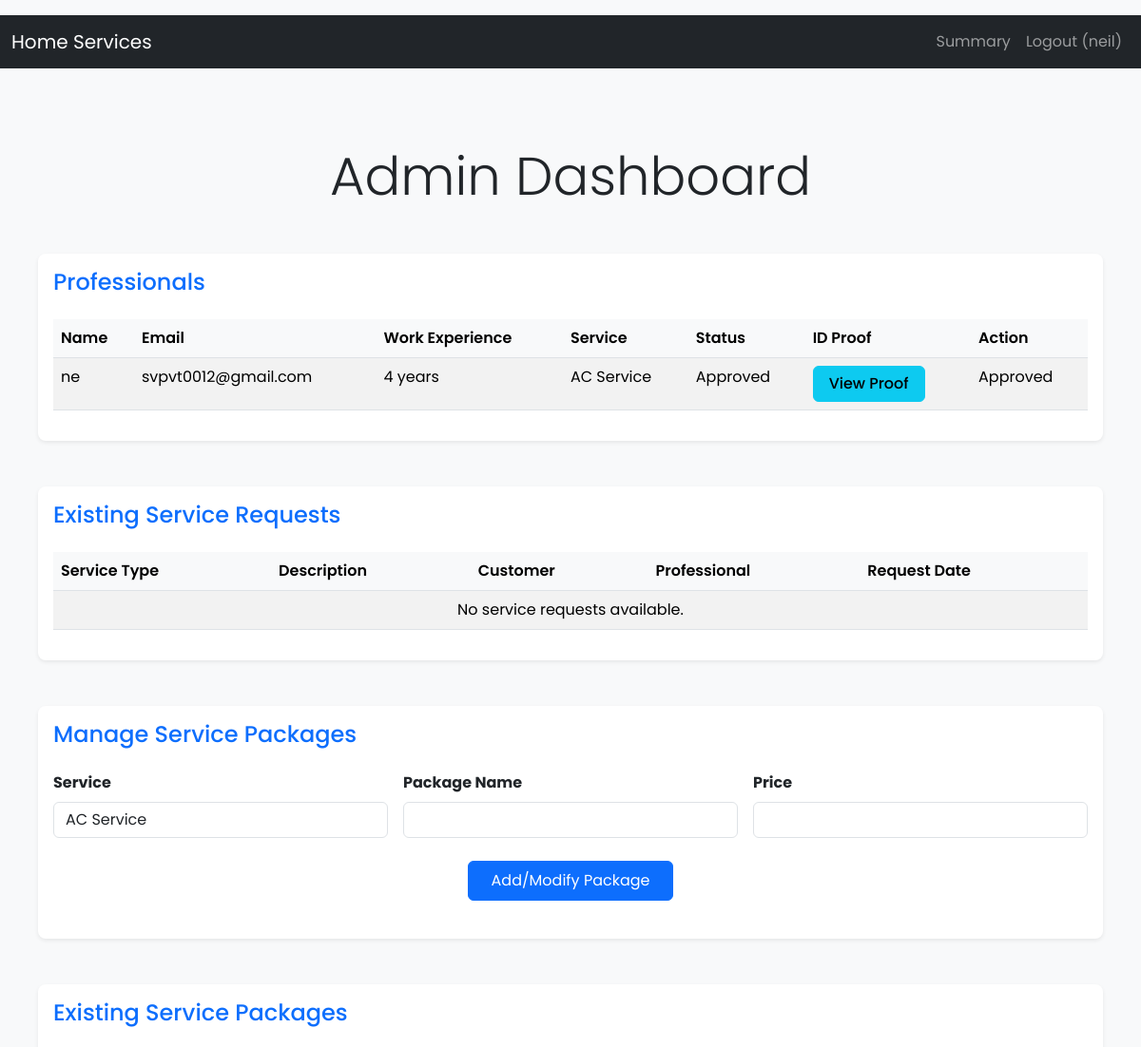
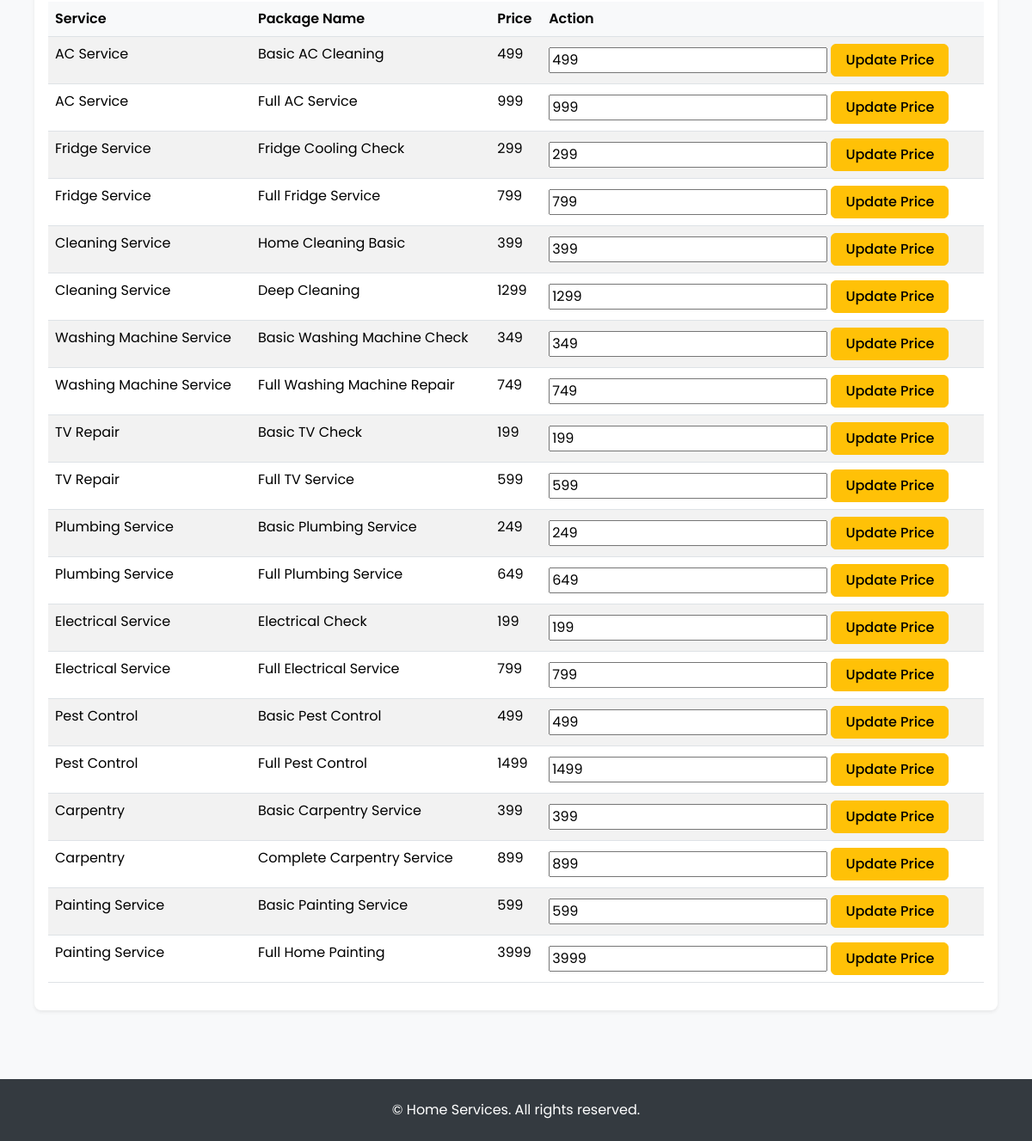
Page /admin/dashboard (signed in) on the committed database (2 pictures, top to bottom).
### applications/model.py (models this page shows)
class Professional(db.Model):
    __tablename__ = 'professionals'
    id = db.Column(db.Integer, primary_key=True)
    name = db.Column(db.String(100), nullable=False)
    service = db.Column(db.String(100), nullable=False)  # Type of service provided
    work_experience = db.Column(db.String(100), nullable=False)
    email = db.Column(db.String(100), nullable=False)
    username = db.Column(db.String(50), unique=True, nullable=False)
    password = db.Column(db.String(200), nullable=False)
    id_proof = db.Column(db.String(200), nullable=True)
    is_approved = db.Column(db.Boolean, default=False)
    user_id = db.Column(db.Integer, db.ForeignKey('users.id'))
    assignments = db.relationship("Assignment", backref="professional")

### main.py (the view)
@app.route('/admin/dashboard')
def admin_dashboard():
    professionals = Professional.query.all()
    assigned_requests = []
    username = session.get('username')
    roles = session.get('roles', [])
    return render_template(
        'adboard.html',
        professionals=professionals,
        assigned_requests=assigned_requests,
        services=services,
        packages=packages,
        username=username,
        roles=roles
    )

### templates/adboard.html (shortened to what this page needs)
{% extends 'base.html' %}
{% block content %}
<div class="container-fluid px-4 py-5">
    <h1 class="display-4 text-center mb-5">Admin Dashboard</h1>
    <div class="card shadow-sm mb-5">
        <div class="card-body">
            <h3 class="card-title h4 mb-4 text-primary">Professionals</h3>
            <div class="table-responsive">
                <table class="table table-hover table-striped">
                    <thead>
                        <tr>
                            <th>Name</th>
                            <th>Email</th>
                            <th>Work Experience</th>
                            <th>Service</th>
                            <th>Status</th>
                            <th>ID Proof</th>
                            <th>Action</th>
                        </tr>
                    </thead>
                    <tbody>
                        {% for professional in professionals %}
                        <tr>
                            <td>{{ professional.name }}</td>
                            <td>{{ professional.email }}</td>
                            <td>{{ professional.work_experience }} years</td>
                            <td>{{ professional.service }}</td>
                            <td>{{ 'Approved' if professional.is_approved else 'Pending' }}</td>
                            <td>
                                {% if professional.id_proof %}
                                <button type="button" class="btn btn-info" data-bs-toggle="modal" data-bs-target="#proofModal{{ professional.id }}">
                                    View Proof
                                </button>
                                {% else %}
                                <span>No proof uploaded</span>
                                {% endif %}
                            </td>
                            <td>
                                {% if not professional.is_approved %}
                                <form action="{{ url_for('manage_professional', professional_id=professional.id) }}" method="POST" style="display:inline;">
                                    <button type="submit" name="action" value="approve" class="btn btn-success">Approve</button>
                                    <button type="submit" name="action" value="reject" class="btn btn-danger">Reject</button>
                                </form>
                                {% else %}
                                <span>Approved</span>
                                {% endif %}
                            </td>
                        </tr>
                        {% else %}
                        <tr>
                            <td colspan="7" class="text-center">No professionals available.</td>
                        </tr>
                        {% endfor %}
                    </tbody>
                </table>
            </div>
        </div>
    </div>
    <div class="card shadow-sm mb-5">
        <div class="card-body">
            <h3 class="card-title h4 mb-4 text-primary">Existing Service Requests</h3>
            <div class="table-responsive">
                <table class="table table-hover table-striped">
                    <thead>
                        <tr>
                            <th>Service Type</th>
                            <th>Description</th>
                            <th>Customer</th>
                            <th>Professional</th>
                            <th>Request Date</th>
                        </tr>
                    </thead>
                    <tbody>
                        {% for request in service_requests %}
                        <tr>
                            <td>{{ request.service_type }}</td>
                            <td>{{ request.description }}</td>
                            <td>{{ request.customer.name }}</td>
                            <td>{{ request.professional.name if request.professional else 'Unassigned' }}</td>
                            <td>{{ request.request_date.strftime('%Y-%m-%d') }}</td>
                        </tr>
                        {% else %}
                        <tr>
                            <td colspan="5" class="text-center">No service requests available.</td>
                        </tr>
                        {% endfor %}
                    </tbody>
                </table>
            </div>
        </div>
    </div>
    <div class="card shadow-sm mb-5">
        <div class="card-body">
            <h3 class="card-title h4 mb-4 text-primary">Manage Service Packages</h3>
            <form action="{{ url_for('manage_service_packages') }}" method="POST" class="mb-4">
                <div class="row g-3">
                    <div class="col-md-4">
                        <label class="form-label fw-bold" for="service_id">Service</label>
                        <select id="service_id" name="service_id" class="form-control">
                            {% for service in services %}
                            <option value="{{ service.id }}">{{ service.name }}</option>
                            {% endfor %}
                        </select>
                    </div>
                    <div class="col-md-4">
                        <label class="form-label fw-bold" for="package_name">Package Name</label>
                        <input type="text" id="package_name" name="package_name" class="form-control" required>
                    </div>
                    <div class="col-md-4">
                        <label class="form-label fw-bold" for="package_price">Price</label>
                        <input type="number" id="package_price" name="price" class="form-control" required>
                    </div>
                </div>
                <div class="text-center mt-4">
                    <button type="submit" class="btn btn-primary px-4 py-2">Add/Modify Package</button>
                </div>
            </form>
        </div>
    </div>
    <div class="card shadow-sm">
        <div class="card-body">
            <h3 class="card-title h4 mb-4 text-primary">Existing Service Packages</h3>
            <div class="table-responsive">
                <table class="table table-hover table-striped">
                    <thead>
                        <tr>
                            <th>Service</th>
                            <th>Package Name</th>
                            <th>Price</th>
                            <th>Action</th>
                        </tr>
                    </thead>
                    <tbody>
                        {% for service_id, package_list in packages.items() %}
                        {% for package in package_list %}
                        <tr>
                            <td>{{ services[service_id-1].name }}</td>
                            <td>{{ package.name }}</td>
                            <td>{{ package.price }}</td>
                            <td>
                                <form action="{{ url_for('update_package_price') }}" method="POST" style="display:inline;">
                                    <input type="number" name="new_price" value="{{ package.price }}" required>
                                    <button type="submit" class="btn btn-warning">Update Price</button>
                                </form>
                            </td>
                        </tr>
                        {% endfor %}
                        {% endfor %}
                    </tbody>
                </table>
            </div>
        </div>
    </div>
</div>
{% endblock %}

### templates/navigation.html (shortened to what this page needs)
<nav class="navbar navbar-expand-lg navbar-dark bg-dark">
    <div class="container-fluid">
        <a class="navbar-brand" href="/">Home Services</a>
        <div class="collapse navbar-collapse" id="navbarNav">
            <ul class="navbar-nav ms-auto">
                {% if session.get('user_id') is none %}
                    <li class="nav-item">
                        <a class="nav-link" href="/">Home</a>
                    </li>
                    <li class="nav-item">
                        <a class="nav-link" href="{{ url_for('login_page') }}">Login</a>
                    </li>
                    <li class="nav-item">
                        <a class="nav-link" href="{{ url_for('register_page') }}">Register</a>
                    </li>
                {% else %}
                    <li class="nav-item">
                        <a class="nav-link" href="{{ url_for('summary') }}">Summary</a>
                    </li>
                    <li class="nav-item">
                        <a class="nav-link" href="{{ url_for('logout') }}">Logout ({{ session.get('username', '') }})</a>
                    </li>
                {% endif %}
            </ul>
        </div>
    </div>
</nav>

### templates/base.html (style rules this page uses)
body { font-family: 'Poppins', sans-serif; background-color: #f8f9fa; min-height: 100vh; display: flex; flex-direction: column; }

### templates/adboard.html (style rules this page uses)
.btn-info, .btn-success, .btn-danger, .btn-warning { padding: 0.375rem 1rem; font-weight: 500; }
.table th { background-color: #f8f9fa; font-weight: 600; }
.card { border-radius: 0.5rem; border: none; }
.form-control { border-radius: 0.375rem; }
.form-label { margin-bottom: 0.5rem; }

### rows in the picture
Professional: get "neil", name "ne", email "svpvt0012@gmail.com", work_experience "4", service "AC Service", is_approved "Approved"

### other values in the picture
{{ services[service_id-1].name }} "AC Service" "AC Service" "Fridge Service" "Fridge Service" "Cleaning Service" "Cleaning Service" "Washing Machine Service" "Washing Machine Service" "TV Repair" "TV Repair" "Plumbing Service" "Plumbing Service" "Electrical Service" "Electrical Service" "Pest Control" "Pest Control" "Carpentry" "Carpentry" "Painting Service" "Painting Service"
{{ package.name }} "Basic AC Cleaning" "Full AC Service" "Fridge Cooling Check" "Full Fridge Service" "Home Cleaning Basic" "Deep Cleaning" "Basic Washing Machine Check" "Full Washing Machine Repair" "Basic TV Check" "Full TV Service" "Basic Plumbing Service" "Full Plumbing Service" "Electrical Check" "Full Electrical Service" "Basic Pest Control" "Full Pest Control" "Basic Carpentry Service" "Complete Carpentry Service" "Basic Painting Service" "Full Home Painting"
{{ package.price }} "499" "999" "299" "799" "399" "1299" "349" "749" "199" "599" "249" "649" "199" "799" "499" "1499" "399" "899" "599" "3999"
form field service_id "AC Service"
